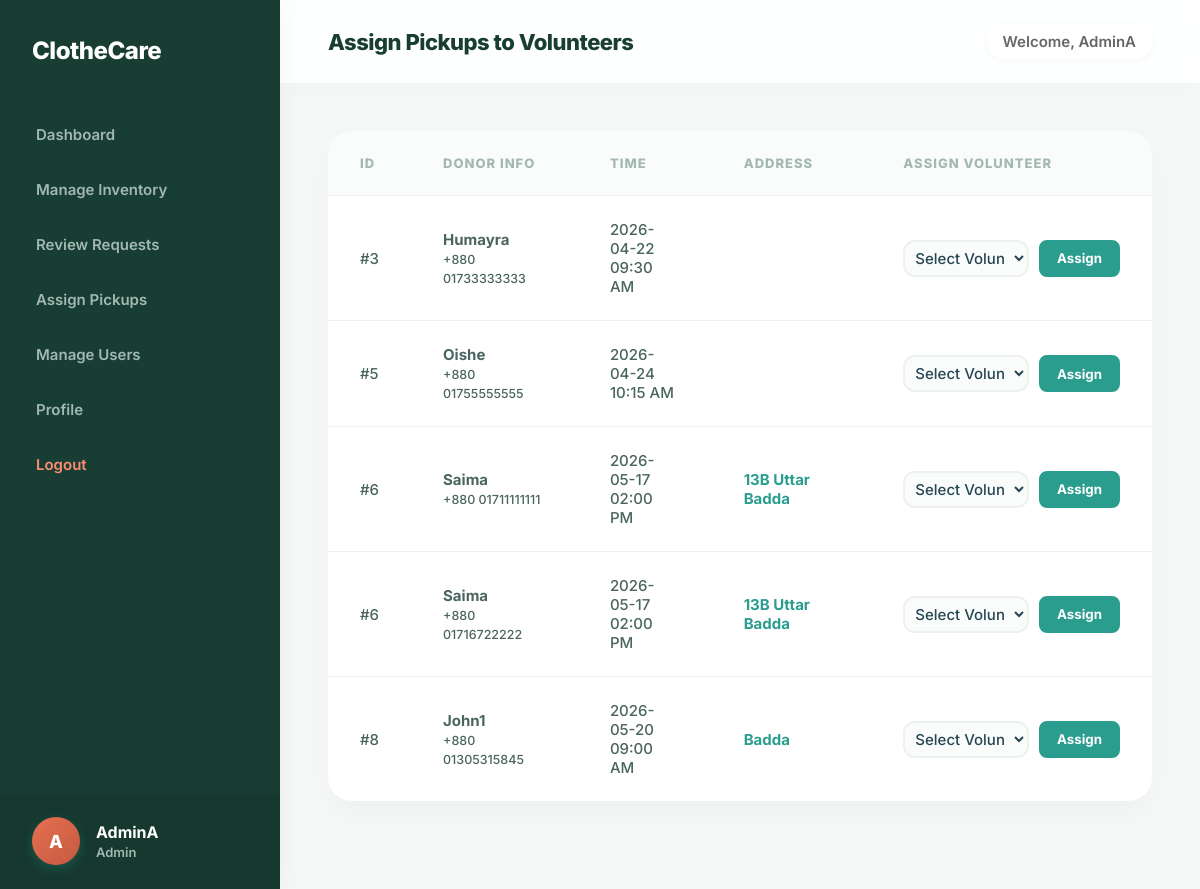
Screenshot of /admin/admin_pickups.php (signed in) with the database file from the repository.
### tables this page shows
CREATE TABLE `pickup_request` (
  `Pr_Id` int(11) NOT NULL,
  `Pr_Date` date DEFAULT NULL,
  `Pr_Time` varchar(20) DEFAULT NULL,
  `Pr_Status` varchar(50) DEFAULT NULL,
  `Pr_Address` varchar(255) DEFAULT NULL,
  `D_Id` int(11) DEFAULT NULL,
  `V_Id` int(11) DEFAULT NULL
);

CREATE TABLE `donor` (
  `D_Id` int(11) NOT NULL,
  `D_Name` varchar(100) DEFAULT NULL,
  `D_Password` varchar(255) DEFAULT NULL,
  `DA_Id` int(11) DEFAULT NULL
);

CREATE TABLE `donor_phone` (
  `D_Id` int(11) NOT NULL,
  `D_Phone` varchar(15) NOT NULL
);

### admin/admin_pickups.php (the view, shortened to what this page needs)
<?php
require_once '../config/db.php';
$user_name = $_SESSION['user_name']; $initials = strtoupper(substr($user_name, 0, 1));
$reqs = $conn->query("SELECT pr.*, d.D_Name, dp.D_Phone FROM Pickup_Request pr JOIN Donor d ON pr.D_Id = d.D_Id LEFT JOIN Donor_Phone dp ON d.D_Id = dp.D_Id WHERE pr.Pr_Status = 'Pending' ORDER BY pr.Pr_Date ASC");
?>
<!DOCTYPE html>
<html lang="en">
<head><meta charset="UTF-8"><title>Assign Pickups - ClotheCare</title><link rel="stylesheet" href="../css/style.css"></head>
<body class="dashboard-body">
    <div class="sidebar">
        <div class="sidebar-brand">ClotheCare</div>
        <ul class="nav-links">
    <li><a href="dashboard_admin.php">Dashboard</a></li>
    <li><a href="manage_inventory.php">Manage Inventory</a></li>
    <li><a href="admin_requests.php">Review Requests</a></li>
    <li><a href="admin_pickups.php">Assign Pickups</a></li>
    <li><a href="manage_users.php">Manage Users</a></li>
    <li><a href="profile_admin.php">Profile</a></li>
    <li><a href="../auth/logout.php" class="logout-link">Logout</a></li>
</ul>
        <div class="sidebar-profile">
            <div class="profile-avatar" style="background: linear-gradient(135deg, #E76F51 0%, #c45a40 100%);"><?php echo $initials; ?></div>
            <div class="profile-info"><span class="profile-name"><?php echo htmlspecialchars($user_name); ?></span><span class="profile-role">Admin</span></div>
        </div>
    </div>
    <div class="main-content">
        <div class="topbar"><div class="page-title">Assign Pickups to Volunteers</div><div class="topbar-user">Welcome, <?php echo htmlspecialchars($user_name); ?></div></div>
        <div class="content-wrapper"><div class="table-container"><table>
            <thead><tr><th>ID</th><th>Donor Info</th><th>Time</th><th>Address</th><th>Assign Volunteer</th></tr></thead>
            <tbody>
                <?php while($r = $reqs->fetch_assoc()): ?>
                <tr>
                    <td>#<?php echo $r['Pr_Id']; ?></td>
                    <td><b><?php echo $r['D_Name']; ?></b><br><small>+880 <?php echo $r['D_Phone']; ?></small></td>
                    <td><?php echo $r['Pr_Date']."<br>".$r['Pr_Time']; ?></td>
                    <td style="color:#2A9D8F; font-weight:bold;"><?php echo $r['Pr_Address']; ?></td>
                    <td>
                        <form method="POST" style="display:flex; gap:10px;">
                            <select name="v_id" class="form-control" style="padding:6px;" required>
                                <option value="">Select Volunteer</option>
                            </select>
                            <button type="submit" name="assign_vol" class="btn-approve">Assign</button>
                        </form>
                    </td>
                </tr>
                <?php endwhile; ?>
            </tbody>
        </table></div></div>
    </div>
</body>
</html>

### css/style.css (style rules this page uses)
* { box-sizing: border-box; margin: 0; padding: 0; font-family: 'Inter', -apple-system, BlinkMacSystemFont, "Segoe UI", Roboto, Helvetica, Arial, sans-serif; -webkit-font-smoothing: antialiased; -moz-osx-font-smoothing: grayscale; }
.form-control { width: 100%; padding: 14px; border: 2px solid #edf2f0; background: #fafcfb; border-radius: 12px; font-size: 15px; color: #264653; outline: none; transition: all 0.3s ease; font-weight: 500; }
.btn-approve { padding: 8px 16px; background: #2A9D8F; border: 2px solid #2A9D8F; border-radius: 8px; color: #ffffff; font-weight: 700; cursor: pointer; transition: all 0.3s ease; }
body.dashboard-body { background: #f5f8f7; display: flex; height: 100vh; overflow: hidden; }
.sidebar { width: 280px; background: #183e33; color: #ffffff; display: flex; flex-direction: column; transition: all 0.3s ease; box-shadow: 4px 0 24px rgba(0,0,0,0.04); z-index: 20; }
.sidebar-brand { padding: 36px 32px; font-size: 24px; font-weight: 800; letter-spacing: -0.5px; }
.nav-links { list-style: none; padding: 10px 16px; flex: 1; overflow-y: auto; }
.nav-links li { margin-bottom: 8px; }
.nav-links a { display: block; padding: 14px 20px; color: #a3b8b2; text-decoration: none; border-radius: 12px; font-weight: 600; font-size: 15px; transition: all 0.3s ease; }
.logout-link { color: #ff8b73 !important; }
.sidebar-profile { padding: 24px 32px; background: rgba(0,0,0,0.1); display: flex; align-items: center; gap: 16px; }
.profile-avatar { width: 48px; height: 48px; background: linear-gradient(135deg, #2A9D8F 0%, #1c7a6e 100%); border-radius: 50%; display: flex; align-items: center; justify-content: center; font-weight: 800; font-size: 18px; box-shadow: 0 4px 12px rgba(42, 157, 143, 0.3); }
.profile-info { display: flex; flex-direction: column; }
.profile-name { font-size: 16px; font-weight: 700; }
.profile-role { font-size: 13px; color: #a3b8b2; font-weight: 600; margin-top: 2px; }
.main-content { flex: 1; display: flex; flex-direction: column; overflow-y: auto; scroll-behavior: smooth; }
.topbar { background: rgba(255, 255, 255, 0.9); backdrop-filter: blur(10px); padding: 24px 48px; display: flex; justify-content: space-between; align-items: center; position: sticky; top: 0; z-index: 10; box-shadow: 0 4px 20px rgba(0,0,0,0.02); }
.page-title { font-size: 22px; font-weight: 800; color: #183e33; letter-spacing: -0.5px; }
.topbar-user { font-size: 15px; font-weight: 600; color: #666; background: #ffffff; padding: 8px 16px; border-radius: 20px; box-shadow: 0 2px 8px rgba(0,0,0,0.04); }
.content-wrapper { padding: 48px; max-width: 1200px; margin: 0 auto; width: 100%; }
.table-container { background: #ffffff; border-radius: 24px; overflow: hidden; margin-bottom: 40px; box-shadow: 0 10px 30px rgba(0,0,0,0.03); }
table { width: 100%; border-collapse: collapse; }
th, td { padding: 24px 32px; text-align: left; font-size: 15px; border-bottom: 1px solid #edf2f0; font-weight: 500; color: #4a655f; }
th { font-size: 13px; color: #a3b8b2; font-weight: 800; text-transform: uppercase; background: #fafcfb; letter-spacing: 1px; }
tr:last-child td { border-bottom: none; }

### rows the page displays
pickup_request: Pr_Id "3", D_Id.D_Name "Humayra", donor_phone.D_Phone "01733333333", Pr_Date "2026-04-22", Pr_Time "09:30 AM"
pickup_request: Pr_Id "5", D_Id.D_Name "Oishe", donor_phone.D_Phone "01755555555", Pr_Date "2026-04-24", Pr_Time "10:15 AM"
pickup_request: Pr_Id "6", D_Id.D_Name "Saima", donor_phone.D_Phone "01711111111", Pr_Date "2026-05-17", Pr_Time "02:00 PM", Pr_Address "13B Uttar Badda", donor_phone.D_Phone "01716722222"
pickup_request: Pr_Id "8", D_Id.D_Name "John1", donor_phone.D_Phone "01305315845", Pr_Date "2026-05-20", Pr_Time "09:00 AM", Pr_Address "Badda"

### other values shown
$initials "A"
$user_name "AdminA"
